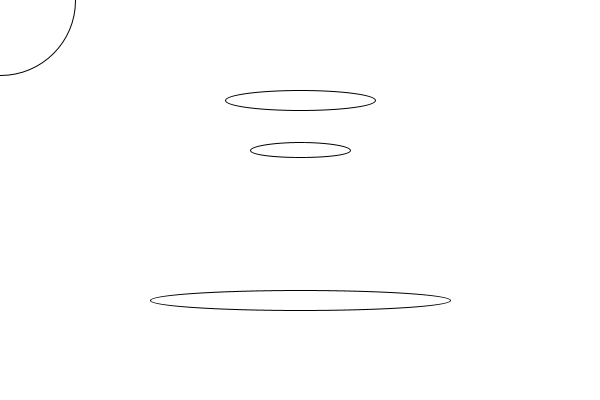
Frame 1 (no input)
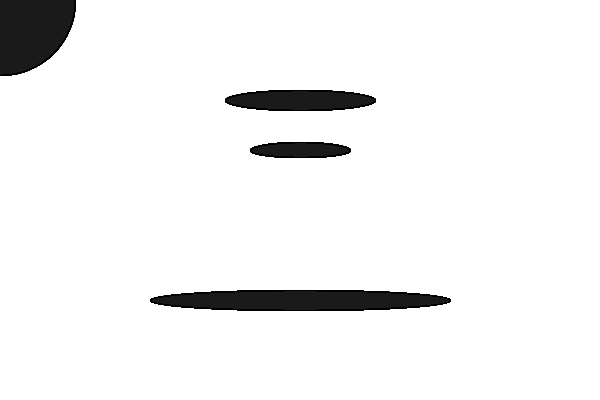
Frame 60 (the mouse pressed at the canvas centre just before this capture)
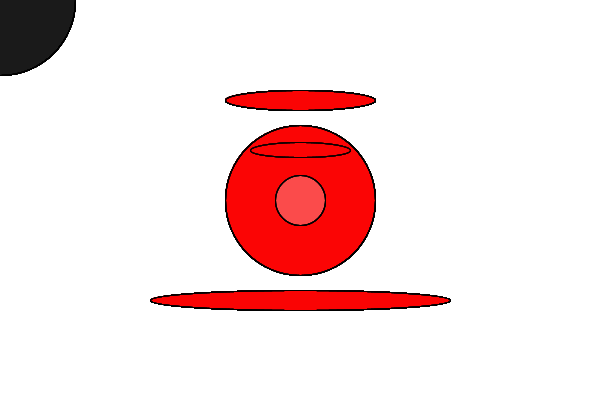
Frame 120 (the mouse held since frame 60 and released just before this capture)

The Processing sketch that drew these frames (run headless with seeded random() and noise(); from frame 60 on, the mouse is pressed at the canvas centre):

// Processing sketch: processing_28485
// ── processing_28485.pde

int counter;
 
void setup() {  //setup function called initially, only once
  size(600, 400);
  background(255);  //set background white
  colorMode(HSB);   //set colors to Hue, Saturation, Brightness mode
  counter = 0;
}
 
void draw() {  //draw function loops
  ellipse(300, 100, 150,20);
  ellipse(300, 150, 100,15);
  ellipse(300, 300, 300,20);
  line(225,100,150,300,30,10);
  line(375,100,450,300,100,10);
  line(350,150,376,100,10,30);
  line(250,150,224,100,10,10);
  ellipse(mouseX, mouseY, 150,150);
  fill(random(255),10,0,10);
  

 
   
  if(mousePressed == true) { //add some interaction
    fill(255,100,255,random(30));
  ellipse(mouseX, mouseY, 50, 50);
    fill(255,300,255,random(30));

  }
 
  else {
    ellipse(width/2, height/2, 80*sin(counter), 80*sin(counter));
  }
}
 

                
                                
